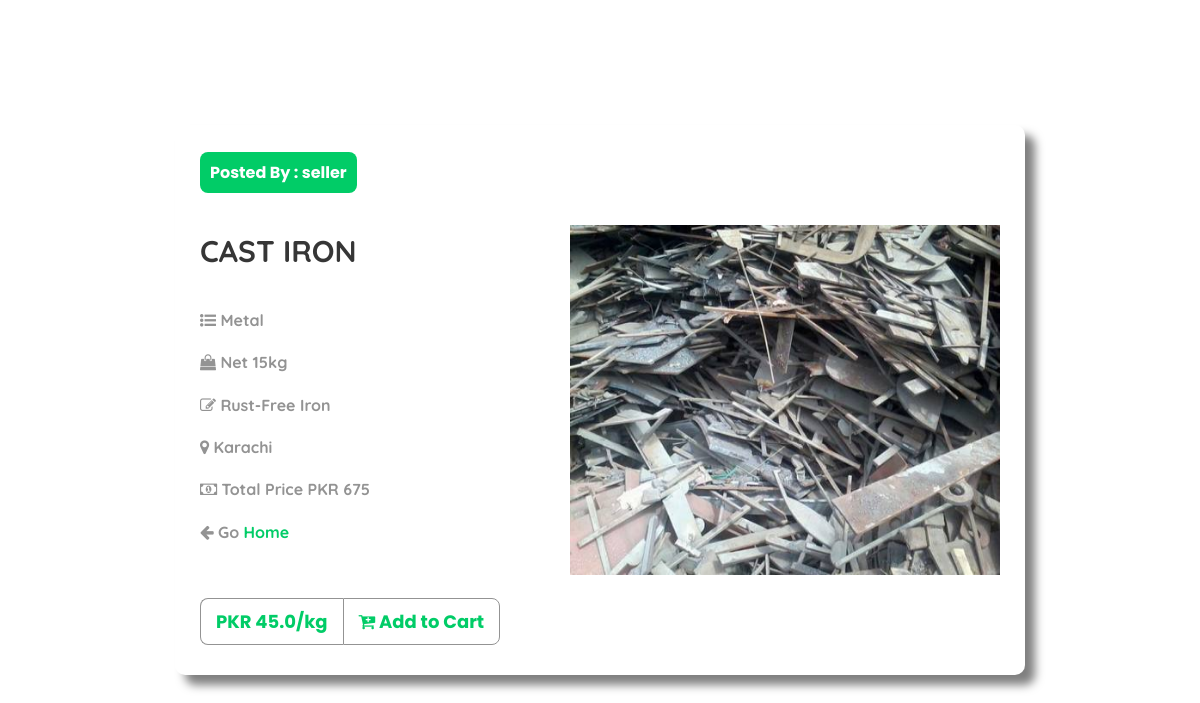
/item_description/1, run on the app's committed database.
### core/models.py (models this page shows, shortened)
class Product(models.Model):
    poster = models.ForeignKey(Customer, on_delete=models.CASCADE, null=True)
    name = models.CharField(max_length=100, blank=True)
    category = models.ForeignKey(Category, on_delete=models.CASCADE, blank=True)
    description = models.CharField(max_length=200, blank=True)
    price = models.FloatField(default=0.0, blank=True)
    quantity = models.IntegerField(default=0, blank=True)
    address = models.CharField(max_length=200, blank=True)
    city = models.CharField(max_length=100, blank=True)
    zip_code = models.CharField(max_length=15, blank=True)
    phone = models.CharField(max_length=12, null=True)
    image = models.ImageField(upload_to='images/', blank=True)
    available = models.BooleanField(default=True, blank=True)

class Customer(models.Model):
    user = models.OneToOneField(User, null=False, blank=False, on_delete=models.CASCADE)
    phone_field = models.CharField(max_length=12, blank=False)
    def __str__(self) :
        return self.user.username

class Category(models.Model):
    category_name = models.CharField(max_length=100)
    def __str__(self):
        return self.category_name

### core/views.py (the view)
# urls.py: path('item_description/<int:pk>', views.item_description, name='item_description'),
def item_description(request, pk):
    product = Product.objects.get(pk=pk)
    return render(request, 'core/item_description.html', {'product':product})

### templates/core/item_description.html (shortened to what this page needs)
<!DOCTYPE html>
{% load static %}
<html lang="en">
  <head>
    <link rel="stylesheet" type="text/css" href="{% static 'css/bootstrap.min.css' %}">
    <link rel="stylesheet" type="text/css" href="{% static 'fonts/line-icons.css' %}">
    <link rel="stylesheet" type="text/css" href="{% static 'css/slicknav.css' %}">
    <link rel="stylesheet" type="text/css" href="{% static 'css/animate.css' %}">
    <link rel="stylesheet" type="text/css" href="{% static 'css/owl.carousel.css' %}">
    <link rel="stylesheet" type="text/css" href="{% static 'css/main.css' %}">
    <link rel="stylesheet" type="text/css" href="{% static 'css/responsive.css' %}">
    <link rel="stylesheet" href="https://cdnjs.cloudflare.com/ajax/libs/font-awesome/4.7.0/css/font-awesome.min.css">
  </head>
  <body>
    <div class="wrapper">
        <div class="outer">
            <div class="content animated fadeInLeft" style="padding-left: 5px;">
                <span class="bg animated fadeInDown" style="font-size: 16px;"><b>Posted By : {{product.poster}}</b></span>
                <h1 style="padding-top: 40px;">{{product.name}}</h1>
                <p style="font-size: 16px; padding-top: 20px;"><i class="fa fa-list-ul"></i> <b>{{product.category}}</b></p>
                <p style="font-size: 16px;"><i class="fa fa-shopping-bag"></i> <b>Net {{product.quantity}}kg</b></p>
                <p style="font-size: 16px;"><i class="fa fa-pencil-square-o"></i> <b>{{product.description}}</b></p>
                <p style="font-size: 16px;"><i class="fa fa-map-marker"></i> <b>{{product.city}}</b></p>
                <p style="font-size: 16px;"><i class="fa fa-money"></i> <b>Total Price PKR {% widthratio product.quantity 1 product.price %}</b></p>
                <p style="font-size: 16px;"><i class="fa fa-arrow-left"></i> <b>Go</b> <a href="{% url 'index' %}" style="color:#01cc67;"><b>Home</b></a></p><br>
                <div class="button">
                    {% if user.is_authenticated %}
                    <a href="{% url 'add_to_cart' product.pk %}" style="font-size: 18px;">PKR {{product.price}}/kg</a><a class="cart-btn" href="{% url 'add_to_cart' product.pk %}" style="font-size: 18px;"><i class="fa fa-cart-plus"></i> Add to Cart</a>
                    {% else %}
                    <a href="{% url 'user_login' %}" style="font-size: 18px;">PKR {{product.price}}/kg</a><a class="cart-btn" href="{% url 'user_login' %}" style="font-size: 18px;"><i class="fa fa-cart-plus"></i> Add to Cart</a>
                    {% endif %}
                </div>
            </div>
            <div>
                {% if product.image %}
                <a href="{% url 'item_image' product.pk %}" target="_blank">
                    <img src="{{product.image.url}}" alt="No Image" width="465px" height="350px" class="animated fadeInRight">
                </a>
                {% else %}
                <a href="{% url 'item_image' product.pk %}" target="_blank">
                    <img src="{% static 'img/noimage.png' %}" alt="No Image" width="465px" height="350px" class="animated fadeInRight">
                </a>
                {% endif %}
                <div style="padding-left: 595px; padding-top: 415px;">
                </div>
            </div>
        </div>
    </div>
</body>
</html>

### static/css/main.css (style rules this page uses)
html { overflow-x: hidden; }
body { background: #fff; font-size: 14px; font-weight: 400; font-family: "Quicksand", sans-serif; -webkit-box-sizing: border-box; -moz-box-sizing: border-box; box-sizing: border-box; -webkit-font-smoothing: subpixel-antialiased; color: #333; line-height: 25px; -webkit-backface-visibility: hidden; backface-visibility: hidden; overflow-x: hidden; }
h1, h2, h3, h4 { font-size: 36px; font-weight: 700; font-family: "Quicksand", sans-serif; }
a { -webkit-transition: all 0.2s linear; -moz-transition: all 0.2s linear; -o-transition: all 0.2s linear; transition: all 0.2s linear; }
p { font-weight: 400; font-family: "Quicksand", sans-serif; margin: 0px; font-size: 14px; }

### templates/core/item_description.html (style rules this page uses)
body { box-sizing: border-box; background: linear-gradient(120deg,#ffffff, #a9a9a9); background-image: url(https://encrypted-tbn0.gstatic.com/images?q=tbn:ANd9GcRaMumdBACbqXtlj_dBOkpPd-75wSneVlGktw&usqp=CAU); }
.wrapper { display: flex; justify-content: center; align-items: center; font-family: "Poppins", sans-serif; width: 100%; height: 100vh; }
.outer { position: relative; background: #ffffff; height: 550px; width: 850px; overflow: hidden; display: flex; align-items: center; border-radius: 10px; box-shadow: 10px 10px 10px rgba(0,0,0,0.5); }
img { position: absolute; top: 100px; right: -10px; z-index: 0; padding-right: 35px; }
.content { animation-delay: 0.3s; position: absolute; left: 20px; z-index: 3 }
h1 { color: #363636; text-transform: uppercase; font-size: 30px; }
p { width: 280px; font-size: 13px; line-height: 1.4; color: #939393; margin: 20px 0; }
.bg { display: inline-block; color: #ffffff; background: #01cc67; padding: 8px 10px; border-radius: 8px; font-size: .7em; }
.button { width: fit-content; height: fit-content; margin-top: 10px; margin-bottom: -5px; }
.button a { display: inline-block; overflow: hidden; position: relative; font-size: 11px; color: #01cc67; text-decoration: none; padding: 10px 15px; border: 1px solid #939393; font-weight: bold; }
.button a:after { content: ""; position: absolute; top: 0; right: -10px; width: 0%; background: #01cc67; height: 100%; z-index: -1; transition: width 0.3s ease-in-out; transform: skew(-25deg); transform-origin: right; }
.button a:nth-of-type(1) { border-radius: 8px 0 0 8px; border-right: none; }
.button a:nth-of-type(2) { border-radius: 0px 8px 8px 0; }

### data on the page
Product: poster "seller", name "CAST IRON", category "Metal", quantity "15", description "Rust-Free Iron", city "Karachi", quantity+price "675", price "45.0", image (picture)
